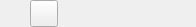
<?xml version="1.0" encoding="UTF-8"?>
<ui version="4.0">
 <class>ColorPickerWidget</class>
 <widget class="QWidget" name="ColorPickerWidget">
  <property name="geometry">
   <rect>
    <x>0</x>
    <y>0</y>
    <width>196</width>
    <height>27</height>
   </rect>
  </property>
  <property name="sizePolicy">
   <sizepolicy hsizetype="Fixed" vsizetype="Fixed">
    <horstretch>0</horstretch>
    <verstretch>0</verstretch>
   </sizepolicy>
  </property>
  <property name="windowTitle">
   <string>Form</string>
  </property>
  <widget class="QToolButton" name="random_color_tb">
   <property name="enabled">
    <bool>true</bool>
   </property>
   <property name="geometry">
    <rect>
     <x>30</x>
     <y>0</y>
     <width>28</width>
     <height>27</height>
    </rect>
   </property>
   <property name="sizePolicy">
    <sizepolicy hsizetype="Fixed" vsizetype="Fixed">
     <horstretch>0</horstretch>
     <verstretch>0</verstretch>
    </sizepolicy>
   </property>
   <property name="minimumSize">
    <size>
     <width>0</width>
     <height>0</height>
    </size>
   </property>
   <property name="toolTip">
    <string>Generate random color(s)</string>
   </property>
   <property name="text">
    <string/>
   </property>
   <property name="icon">
    <iconset resource="../res/resources.qrc">
     <normaloff>:/icones/icones/atualizar.png</normaloff>:/icones/icones/atualizar.png</iconset>
   </property>
   <property name="iconSize">
    <size>
     <width>20</width>
     <height>20</height>
    </size>
   </property>
   <property name="shortcut">
    <string>Alt+R</string>
   </property>
  </widget>
 </widget>
 <resources>
  <include location="../res/resources.qrc"/>
 </resources>
 <connections/>
</ui>
